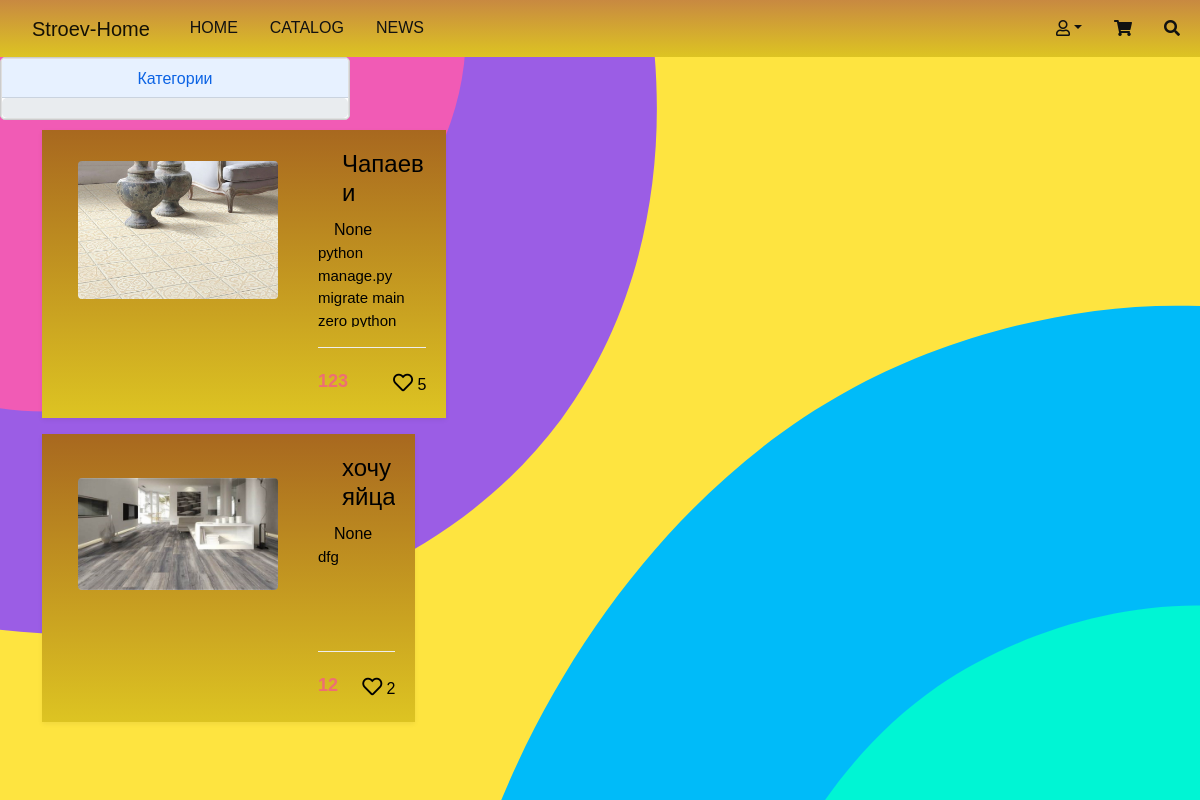
Page /catalog/ on the committed database.
### main/models.py (models this page shows, shortened)
class BuildingMaterials(models.Model):
    title = models.CharField(max_length=128, null=True, verbose_name='Название материала')
    description = models.TextField(max_length=256, null=True, verbose_name='Описание материала')
    image = models.ImageField(default='chto.png', upload_to='profile_pics')
    price = models.IntegerField(null=True, default=0, verbose_name='Цена')
    slug = models.SlugField(unique=True, null=True)  # Добавление поля slug
    available = models.BooleanField(default=True)
    author = models.ForeignKey(Profile, on_delete=models.CASCADE, null=True)
    likes = models.ManyToManyField(Profile, related_name='liked_materials', through='Like')
    category = models.ForeignKey(Category, on_delete=models.SET_NULL, null=True, related_name='materials')
    def get_absolute_url(self):
        return reverse('main:post-detail', args=[self.id, self.slug])

### main/views.py (the view)
# urls.py: path('catalog/', ViewCatalog.as_view(), name='Catalog'),
class ViewCatalog(ListView):
    model = BuildingMaterials
    context_object_name = 'materials'  # лучше использовать множественное число, так как это список объектов
    template_name = 'blog/Catalog.html'
    def get_context_data(self, **kwargs):
        context = super().get_context_data(**kwargs)
        context['categories'] = Category.objects.all()  # Добавляем все категории в контекст
        return context

### main/templates/blog/catalog.html (shortened to what this page needs)
{% extends "blog/base.html" %}
{% load static %}
{% block css %}
    <link rel="stylesheet" href="{% static 'blog/main.css' %}">
{% endblock %}
{% block content %}
<div class="accordion" id="accordionExample">
    <div class="accordion-item">
        <h2 class="accordion-header">
            <button class="accordion-button" type="button" data-bs-toggle="collapse" data-bs-target="#collapseCategories" aria-expanded="true" aria-controls="collapseCategories">
                Категории
            </button>
        </h2>
        <div id="collapseCategories" class="accordion-collapse collapse show" data-bs-parent="#accordionExample">
            <div class="accordion-body">
            </div>
        </div>
    </div>
</div>
<div id="Catalog" class="container">
    {% for material in materials %}
        {% if material.category == selected_category %}
            <div class="col-lg-4 col-sm-6 mb-3">
                <div class="product-card">
                    <div class="product-thumb">
                        <a href="{{ material.get_absolute_url }}">
                            <img src="{{ material.image.url }}" alt="" class="img-fluid rounded" style="max-width: 200px; max-height: 150px; object-fit: cover;">
                        </a>
                    </div>
                    <div class="product-details">
                        <h4><a href="{{ material.get_absolute_url }}">{{ material.title }}</a></h4>
                        <a>{{ material.category }}</a>
                        <p>{{ material.description }}</p>
                        <div class="product-bottom-details d-flex justify-content-between">
                            <div class="product-price">{{ material.price }}</div>
                            <div class="product-links">
                                {% if material.is_liked %}
                                    <a href="#" class="liked"><i class="fas fa-heart"></i></a>
                                {% else %}
                                    <a href="{% url 'main:like_material' material.id %}"><i class="far fa-heart"></i></a>
                                {% endif %}
                                <span class="like-count">{{ material.likes.count }}</span>
                            </div>
                        </div>
                    </div>
                </div>
            </div>
        {% endif %}
    {% empty %}
        <p>No materials found.</p>
    {% endfor %}
</div>
{% endblock content %}

### main/static/blog/main.css (style rules this page uses)
html { font-size: 16px; }
body { font-family: 'Roboto', sans-serif; font-size: 16px; font-weight: 400; color: #000; background-color: #fff; min-width: 320px; }
img { max-width: 100%; height: auto; }
a { color: #111; }
.product-card { background: linear-gradient(0deg, rgb(221, 196, 34) 0%, rgb(168, 104, 31) 100%); box-shadow: 0 2px 5px 0 rgba(0, 0, 0, 0.06); transition: all .3s; display: inline-flex !important; }
.product-thumb a { display: flex; align-items: center; justify-content: center; height: 200px; padding: 20px; }
.product-thumb img { max-width: 100%; max-height: 100%; }
.product-details { padding: 20px; }
.product-details h4 a { font-weight: 500; display: block; height: 60px; overflow: hidden; text-decoration: none; }
.product-details p { font-size: 15px; margin-bottom: 20px; color: #000; height: 85px; overflow: hidden; }
.product-bottom-details { overflow: hidden; border-top: 1px solid #eee; padding-top: 20px; }
.product-price { font-size: 18px; color: #ee6e73; font-weight: 600; }
.product-links a { font-size: 20px; margin-left: 10px; }
body { margin: 0; font-family: Arial, sans-serif; }
body { display: flex; flex-direction: column; min-height: 100vh; }
.accordion { max-width: 350px; z-index: 1; background-color: #f8f9fa; border: 1px solid #ccc; border-radius: 5px; margin-bottom: 10px; }
.accordion-body { max-height: 400px; overflow-y: auto; padding: 10px 20px; text-align: center; display: flex; justify-content: center; align-items: center; flex-direction: column; background-color: #e9ecef; border-radius: 5px; }
.accordion-button { background-color: #f8f9fa; color: #333; padding: 10px 20px; border: none; text-align: center; cursor: pointer; outline: none; width: 100%; display: block; }
body { background-color: #fee440; }
svg { position: fixed; top: 0; left: 0; width: 100%; height: 100vh; z-index: -1; }
a { text-decoration: none; color: black; margin-left: 1em; }

### rows in the picture
BuildingMaterials: image (picture), title "Чапаев и…", category "None", description "python manage.py migrate main zero python…", price "123", likes.count "5"
BuildingMaterials: image (picture), title "хочу яйца", category "None", description "dfg", price "12", likes.count "2"
